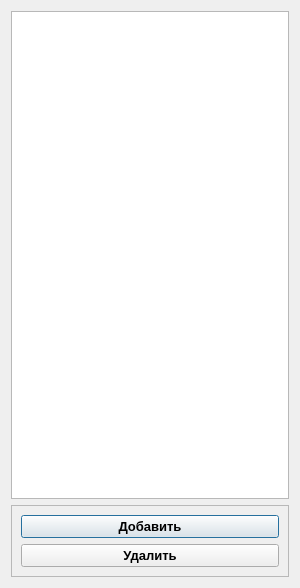
<?xml version="1.0" encoding="UTF-8"?>
<ui version="4.0">
 <class>GroupsDialog</class>
 <widget class="QDialog" name="GroupsDialog">
  <property name="geometry">
   <rect>
    <x>0</x>
    <y>0</y>
    <width>300</width>
    <height>588</height>
   </rect>
  </property>
  <property name="minimumSize">
   <size>
    <width>300</width>
    <height>0</height>
   </size>
  </property>
  <property name="maximumSize">
   <size>
    <width>16777215</width>
    <height>16777215</height>
   </size>
  </property>
  <property name="font">
   <font>
    <pointsize>10</pointsize>
   </font>
  </property>
  <property name="windowTitle">
   <string>Категории товаров</string>
  </property>
  <layout class="QVBoxLayout" name="verticalLayout">
   <item>
    <widget class="QTableView" name="tableView">
     <property name="font">
      <font>
       <pointsize>10</pointsize>
      </font>
     </property>
     <attribute name="verticalHeaderVisible">
      <bool>false</bool>
     </attribute>
    </widget>
   </item>
   <item>
    <widget class="QFrame" name="frame">
     <property name="frameShape">
      <enum>QFrame::Shape::StyledPanel</enum>
     </property>
     <property name="frameShadow">
      <enum>QFrame::Shadow::Raised</enum>
     </property>
     <layout class="QVBoxLayout" name="verticalLayout_2">
      <item>
       <widget class="QPushButton" name="buttonAdd">
        <property name="font">
         <font>
          <pointsize>10</pointsize>
          <bold>true</bold>
         </font>
        </property>
        <property name="text">
         <string>Добавить</string>
        </property>
       </widget>
      </item>
      <item>
       <widget class="QPushButton" name="buttonDel">
        <property name="font">
         <font>
          <pointsize>10</pointsize>
          <bold>true</bold>
         </font>
        </property>
        <property name="text">
         <string>Удалить</string>
        </property>
       </widget>
      </item>
     </layout>
    </widget>
   </item>
  </layout>
 </widget>
 <resources/>
 <connections/>
</ui>
